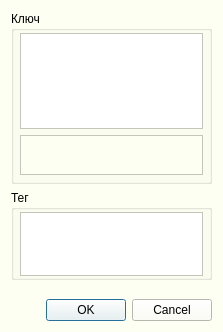
<?xml version="1.0" encoding="UTF-8"?>
<ui version="4.0">
 <class>Dialog</class>
 <widget class="QDialog" name="Dialog">
  <property name="geometry">
   <rect>
    <x>0</x>
    <y>0</y>
    <width>223</width>
    <height>332</height>
   </rect>
  </property>
  <property name="sizePolicy">
   <sizepolicy hsizetype="Expanding" vsizetype="Expanding">
    <horstretch>0</horstretch>
    <verstretch>0</verstretch>
   </sizepolicy>
  </property>
  <property name="maximumSize">
   <size>
    <width>246</width>
    <height>400</height>
   </size>
  </property>
  <property name="palette">
   <palette>
    <active>
     <colorrole role="WindowText">
      <brush brushstyle="SolidPattern">
       <color alpha="255">
        <red>0</red>
        <green>0</green>
        <blue>0</blue>
       </color>
      </brush>
     </colorrole>
     <colorrole role="Button">
      <brush brushstyle="SolidPattern">
       <color alpha="255">
        <red>254</red>
        <green>255</green>
        <blue>243</blue>
       </color>
      </brush>
     </colorrole>
     <colorrole role="Light">
      <brush brushstyle="SolidPattern">
       <color alpha="255">
        <red>255</red>
        <green>255</green>
        <blue>255</blue>
       </color>
      </brush>
     </colorrole>
     <colorrole role="Midlight">
      <brush brushstyle="SolidPattern">
       <color alpha="255">
        <red>254</red>
        <green>255</green>
        <blue>249</blue>
       </color>
      </brush>
     </colorrole>
     <colorrole role="Dark">
      <brush brushstyle="SolidPattern">
       <color alpha="255">
        <red>127</red>
        <green>127</green>
        <blue>121</blue>
       </color>
      </brush>
     </colorrole>
     <colorrole role="Mid">
      <brush brushstyle="SolidPattern">
       <color alpha="255">
        <red>169</red>
        <green>170</green>
        <blue>162</blue>
       </color>
      </brush>
     </colorrole>
     <colorrole role="Text">
      <brush brushstyle="SolidPattern">
       <color alpha="255">
        <red>0</red>
        <green>0</green>
        <blue>0</blue>
       </color>
      </brush>
     </colorrole>
     <colorrole role="BrightText">
      <brush brushstyle="SolidPattern">
       <color alpha="255">
        <red>255</red>
        <green>255</green>
        <blue>255</blue>
       </color>
      </brush>
     </colorrole>
     <colorrole role="ButtonText">
      <brush brushstyle="SolidPattern">
       <color alpha="255">
        <red>0</red>
        <green>0</green>
        <blue>0</blue>
       </color>
      </brush>
     </colorrole>
     <colorrole role="Base">
      <brush brushstyle="SolidPattern">
       <color alpha="255">
        <red>255</red>
        <green>255</green>
        <blue>255</blue>
       </color>
      </brush>
     </colorrole>
     <colorrole role="Window">
      <brush brushstyle="SolidPattern">
       <color alpha="255">
        <red>254</red>
        <green>255</green>
        <blue>243</blue>
       </color>
      </brush>
     </colorrole>
     <colorrole role="Shadow">
      <brush brushstyle="SolidPattern">
       <color alpha="255">
        <red>0</red>
        <green>0</green>
        <blue>0</blue>
       </color>
      </brush>
     </colorrole>
     <colorrole role="AlternateBase">
      <brush brushstyle="SolidPattern">
       <color alpha="255">
        <red>254</red>
        <green>255</green>
        <blue>249</blue>
       </color>
      </brush>
     </colorrole>
     <colorrole role="ToolTipBase">
      <brush brushstyle="SolidPattern">
       <color alpha="255">
        <red>255</red>
        <green>255</green>
        <blue>220</blue>
       </color>
      </brush>
     </colorrole>
     <colorrole role="ToolTipText">
      <brush brushstyle="SolidPattern">
       <color alpha="255">
        <red>0</red>
        <green>0</green>
        <blue>0</blue>
       </color>
      </brush>
     </colorrole>
    </active>
    <inactive>
     <colorrole role="WindowText">
      <brush brushstyle="SolidPattern">
       <color alpha="255">
        <red>0</red>
        <green>0</green>
        <blue>0</blue>
       </color>
      </brush>
     </colorrole>
     <colorrole role="Button">
      <brush brushstyle="SolidPattern">
       <color alpha="255">
        <red>254</red>
        <green>255</green>
        <blue>243</blue>
       </color>
      </brush>
     </colorrole>
     <colorrole role="Light">
      <brush brushstyle="SolidPattern">
       <color alpha="255">
        <red>255</red>
        <green>255</green>
        <blue>255</blue>
       </color>
      </brush>
     </colorrole>
     <colorrole role="Midlight">
      <brush brushstyle="SolidPattern">
       <color alpha="255">
        <red>254</red>
        <green>255</green>
        <blue>249</blue>
       </color>
      </brush>
     </colorrole>
     <colorrole role="Dark">
      <brush brushstyle="SolidPattern">
       <color alpha="255">
        <red>127</red>
        <green>127</green>
        <blue>121</blue>
       </color>
      </brush>
     </colorrole>
     <colorrole role="Mid">
      <brush brushstyle="SolidPattern">
       <color alpha="255">
        <red>169</red>
        <green>170</green>
        <blue>162</blue>
       </color>
      </brush>
     </colorrole>
     <colorrole role="Text">
      <brush brushstyle="SolidPattern">
       <color alpha="255">
        <red>0</red>
        <green>0</green>
        <blue>0</blue>
       </color>
      </brush>
     </colorrole>
     <colorrole role="BrightText">
      <brush brushstyle="SolidPattern">
       <color alpha="255">
        <red>255</red>
        <green>255</green>
        <blue>255</blue>
       </color>
      </brush>
     </colorrole>
     <colorrole role="ButtonText">
      <brush brushstyle="SolidPattern">
       <color alpha="255">
        <red>0</red>
        <green>0</green>
        <blue>0</blue>
       </color>
      </brush>
     </colorrole>
     <colorrole role="Base">
      <brush brushstyle="SolidPattern">
       <color alpha="255">
        <red>255</red>
        <green>255</green>
        <blue>255</blue>
       </color>
      </brush>
     </colorrole>
     <colorrole role="Window">
      <brush brushstyle="SolidPattern">
       <color alpha="255">
        <red>254</red>
        <green>255</green>
        <blue>243</blue>
       </color>
      </brush>
     </colorrole>
     <colorrole role="Shadow">
      <brush brushstyle="SolidPattern">
       <color alpha="255">
        <red>0</red>
        <green>0</green>
        <blue>0</blue>
       </color>
      </brush>
     </colorrole>
     <colorrole role="AlternateBase">
      <brush brushstyle="SolidPattern">
       <color alpha="255">
        <red>254</red>
        <green>255</green>
        <blue>249</blue>
       </color>
      </brush>
     </colorrole>
     <colorrole role="ToolTipBase">
      <brush brushstyle="SolidPattern">
       <color alpha="255">
        <red>255</red>
        <green>255</green>
        <blue>220</blue>
       </color>
      </brush>
     </colorrole>
     <colorrole role="ToolTipText">
      <brush brushstyle="SolidPattern">
       <color alpha="255">
        <red>0</red>
        <green>0</green>
        <blue>0</blue>
       </color>
      </brush>
     </colorrole>
    </inactive>
    <disabled>
     <colorrole role="WindowText">
      <brush brushstyle="SolidPattern">
       <color alpha="255">
        <red>127</red>
        <green>127</green>
        <blue>121</blue>
       </color>
      </brush>
     </colorrole>
     <colorrole role="Button">
      <brush brushstyle="SolidPattern">
       <color alpha="255">
        <red>254</red>
        <green>255</green>
        <blue>243</blue>
       </color>
      </brush>
     </colorrole>
     <colorrole role="Light">
      <brush brushstyle="SolidPattern">
       <color alpha="255">
        <red>255</red>
        <green>255</green>
        <blue>255</blue>
       </color>
      </brush>
     </colorrole>
     <colorrole role="Midlight">
      <brush brushstyle="SolidPattern">
       <color alpha="255">
        <red>254</red>
        <green>255</green>
        <blue>249</blue>
       </color>
      </brush>
     </colorrole>
     <colorrole role="Dark">
      <brush brushstyle="SolidPattern">
       <color alpha="255">
        <red>127</red>
        <green>127</green>
        <blue>121</blue>
       </color>
      </brush>
     </colorrole>
     <colorrole role="Mid">
      <brush brushstyle="SolidPattern">
       <color alpha="255">
        <red>169</red>
        <green>170</green>
        <blue>162</blue>
       </color>
      </brush>
     </colorrole>
     <colorrole role="Text">
      <brush brushstyle="SolidPattern">
       <color alpha="255">
        <red>127</red>
        <green>127</green>
        <blue>121</blue>
       </color>
      </brush>
     </colorrole>
     <colorrole role="BrightText">
      <brush brushstyle="SolidPattern">
       <color alpha="255">
        <red>255</red>
        <green>255</green>
        <blue>255</blue>
       </color>
      </brush>
     </colorrole>
     <colorrole role="ButtonText">
      <brush brushstyle="SolidPattern">
       <color alpha="255">
        <red>127</red>
        <green>127</green>
        <blue>121</blue>
       </color>
      </brush>
     </colorrole>
     <colorrole role="Base">
      <brush brushstyle="SolidPattern">
       <color alpha="255">
        <red>254</red>
        <green>255</green>
        <blue>243</blue>
       </color>
      </brush>
     </colorrole>
     <colorrole role="Window">
      <brush brushstyle="SolidPattern">
       <color alpha="255">
        <red>254</red>
        <green>255</green>
        <blue>243</blue>
       </color>
      </brush>
     </colorrole>
     <colorrole role="Shadow">
      <brush brushstyle="SolidPattern">
       <color alpha="255">
        <red>0</red>
        <green>0</green>
        <blue>0</blue>
       </color>
      </brush>
     </colorrole>
     <colorrole role="AlternateBase">
      <brush brushstyle="SolidPattern">
       <color alpha="255">
        <red>254</red>
        <green>255</green>
        <blue>243</blue>
       </color>
      </brush>
     </colorrole>
     <colorrole role="ToolTipBase">
      <brush brushstyle="SolidPattern">
       <color alpha="255">
        <red>255</red>
        <green>255</green>
        <blue>220</blue>
       </color>
      </brush>
     </colorrole>
     <colorrole role="ToolTipText">
      <brush brushstyle="SolidPattern">
       <color alpha="255">
        <red>0</red>
        <green>0</green>
        <blue>0</blue>
       </color>
      </brush>
     </colorrole>
    </disabled>
   </palette>
  </property>
  <property name="windowTitle">
   <string>Ключи</string>
  </property>
  <layout class="QVBoxLayout" name="verticalLayout_2">
   <item>
    <widget class="QGroupBox" name="groupBox_2">
     <property name="maximumSize">
      <size>
       <width>16777215</width>
       <height>16777215</height>
      </size>
     </property>
     <property name="title">
      <string>Ключ</string>
     </property>
     <layout class="QVBoxLayout" name="verticalLayout">
      <property name="leftMargin">
       <number>6</number>
      </property>
      <property name="topMargin">
       <number>2</number>
      </property>
      <property name="rightMargin">
       <number>6</number>
      </property>
      <property name="bottomMargin">
       <number>6</number>
      </property>
      <item>
       <widget class="QListWidget" name="lstKey">
        <property name="maximumSize">
         <size>
          <width>500</width>
          <height>150</height>
         </size>
        </property>
        <property name="palette">
         <palette>
          <active>
           <colorrole role="Highlight">
            <brush brushstyle="SolidPattern">
             <color alpha="255">
              <red>51</red>
              <green>153</green>
              <blue>255</blue>
             </color>
            </brush>
           </colorrole>
           <colorrole role="HighlightedText">
            <brush brushstyle="SolidPattern">
             <color alpha="255">
              <red>255</red>
              <green>255</green>
              <blue>255</blue>
             </color>
            </brush>
           </colorrole>
          </active>
          <inactive>
           <colorrole role="Highlight">
            <brush brushstyle="SolidPattern">
             <color alpha="255">
              <red>51</red>
              <green>153</green>
              <blue>255</blue>
             </color>
            </brush>
           </colorrole>
           <colorrole role="HighlightedText">
            <brush brushstyle="SolidPattern">
             <color alpha="255">
              <red>255</red>
              <green>255</green>
              <blue>255</blue>
             </color>
            </brush>
           </colorrole>
          </inactive>
          <disabled>
           <colorrole role="Highlight">
            <brush brushstyle="SolidPattern">
             <color alpha="255">
              <red>51</red>
              <green>153</green>
              <blue>255</blue>
             </color>
            </brush>
           </colorrole>
           <colorrole role="HighlightedText">
            <brush brushstyle="SolidPattern">
             <color alpha="255">
              <red>255</red>
              <green>255</green>
              <blue>255</blue>
             </color>
            </brush>
           </colorrole>
          </disabled>
         </palette>
        </property>
        <property name="horizontalScrollBarPolicy">
         <enum>Qt::ScrollBarAlwaysOff</enum>
        </property>
       </widget>
      </item>
      <item>
       <widget class="QTextEdit" name="teVal">
        <property name="enabled">
         <bool>false</bool>
        </property>
        <property name="sizePolicy">
         <sizepolicy hsizetype="Expanding" vsizetype="Fixed">
          <horstretch>0</horstretch>
          <verstretch>0</verstretch>
         </sizepolicy>
        </property>
        <property name="maximumSize">
         <size>
          <width>500</width>
          <height>40</height>
         </size>
        </property>
        <property name="frameShape">
         <enum>QFrame::StyledPanel</enum>
        </property>
        <property name="verticalScrollBarPolicy">
         <enum>Qt::ScrollBarAlwaysOff</enum>
        </property>
        <property name="horizontalScrollBarPolicy">
         <enum>Qt::ScrollBarAlwaysOff</enum>
        </property>
        <property name="readOnly">
         <bool>true</bool>
        </property>
        <property name="html">
         <string>&lt;!DOCTYPE HTML PUBLIC &quot;-//W3C//DTD HTML 4.0//EN&quot; &quot;http://www.w3.org/TR/REC-html40/strict.dtd&quot;&gt;
&lt;html&gt;&lt;head&gt;&lt;meta name=&quot;qrichtext&quot; content=&quot;1&quot; /&gt;&lt;style type=&quot;text/css&quot;&gt;
p, li { white-space: pre-wrap; }
&lt;/style&gt;&lt;/head&gt;&lt;body style=&quot; font-family:'MS Shell Dlg 2'; font-size:8.28319pt; font-weight:400; font-style:normal;&quot;&gt;
&lt;p style=&quot;-qt-paragraph-type:empty; margin-top:12px; margin-bottom:12px; margin-left:0px; margin-right:0px; -qt-block-indent:0; text-indent:0px; font-size:8pt;&quot;&gt;&lt;/p&gt;&lt;/body&gt;&lt;/html&gt;</string>
        </property>
       </widget>
      </item>
     </layout>
    </widget>
   </item>
   <item>
    <widget class="QGroupBox" name="groupBox">
     <property name="maximumSize">
      <size>
       <width>16777215</width>
       <height>90</height>
      </size>
     </property>
     <property name="title">
      <string>Тег</string>
     </property>
     <layout class="QGridLayout" name="gridLayout">
      <property name="leftMargin">
       <number>6</number>
      </property>
      <property name="topMargin">
       <number>2</number>
      </property>
      <property name="rightMargin">
       <number>6</number>
      </property>
      <property name="bottomMargin">
       <number>6</number>
      </property>
      <item row="0" column="0">
       <widget class="QListWidget" name="lstTag">
        <property name="sizePolicy">
         <sizepolicy hsizetype="Expanding" vsizetype="Fixed">
          <horstretch>0</horstretch>
          <verstretch>0</verstretch>
         </sizepolicy>
        </property>
        <property name="minimumSize">
         <size>
          <width>0</width>
          <height>64</height>
         </size>
        </property>
        <property name="maximumSize">
         <size>
          <width>500</width>
          <height>500</height>
         </size>
        </property>
        <property name="palette">
         <palette>
          <active>
           <colorrole role="Highlight">
            <brush brushstyle="SolidPattern">
             <color alpha="255">
              <red>51</red>
              <green>153</green>
              <blue>255</blue>
             </color>
            </brush>
           </colorrole>
           <colorrole role="HighlightedText">
            <brush brushstyle="SolidPattern">
             <color alpha="255">
              <red>255</red>
              <green>255</green>
              <blue>255</blue>
             </color>
            </brush>
           </colorrole>
          </active>
          <inactive>
           <colorrole role="Highlight">
            <brush brushstyle="SolidPattern">
             <color alpha="255">
              <red>51</red>
              <green>153</green>
              <blue>255</blue>
             </color>
            </brush>
           </colorrole>
           <colorrole role="HighlightedText">
            <brush brushstyle="SolidPattern">
             <color alpha="255">
              <red>255</red>
              <green>255</green>
              <blue>255</blue>
             </color>
            </brush>
           </colorrole>
          </inactive>
          <disabled>
           <colorrole role="Highlight">
            <brush brushstyle="SolidPattern">
             <color alpha="255">
              <red>51</red>
              <green>153</green>
              <blue>255</blue>
             </color>
            </brush>
           </colorrole>
           <colorrole role="HighlightedText">
            <brush brushstyle="SolidPattern">
             <color alpha="255">
              <red>255</red>
              <green>255</green>
              <blue>255</blue>
             </color>
            </brush>
           </colorrole>
          </disabled>
         </palette>
        </property>
       </widget>
      </item>
     </layout>
    </widget>
   </item>
   <item>
    <spacer name="verticalSpacer_2">
     <property name="orientation">
      <enum>Qt::Vertical</enum>
     </property>
     <property name="sizeType">
      <enum>QSizePolicy::Minimum</enum>
     </property>
     <property name="sizeHint" stdset="0">
      <size>
       <width>200</width>
       <height>13</height>
      </size>
     </property>
    </spacer>
   </item>
   <item>
    <widget class="QDialogButtonBox" name="buttonBox">
     <property name="maximumSize">
      <size>
       <width>500</width>
       <height>27</height>
      </size>
     </property>
     <property name="orientation">
      <enum>Qt::Horizontal</enum>
     </property>
     <property name="standardButtons">
      <set>QDialogButtonBox::Cancel|QDialogButtonBox::Ok</set>
     </property>
     <property name="centerButtons">
      <bool>false</bool>
     </property>
    </widget>
   </item>
  </layout>
 </widget>
 <resources/>
 <connections>
  <connection>
   <sender>buttonBox</sender>
   <signal>accepted()</signal>
   <receiver>Dialog</receiver>
   <slot>accept()</slot>
   <hints>
    <hint type="sourcelabel">
     <x>248</x>
     <y>254</y>
    </hint>
    <hint type="destinationlabel">
     <x>157</x>
     <y>274</y>
    </hint>
   </hints>
  </connection>
  <connection>
   <sender>buttonBox</sender>
   <signal>rejected()</signal>
   <receiver>Dialog</receiver>
   <slot>reject()</slot>
   <hints>
    <hint type="sourcelabel">
     <x>316</x>
     <y>260</y>
    </hint>
    <hint type="destinationlabel">
     <x>286</x>
     <y>274</y>
    </hint>
   </hints>
  </connection>
  <connection>
   <sender>lstKey</sender>
   <signal>itemDoubleClicked(QListWidgetItem*)</signal>
   <receiver>Dialog</receiver>
   <slot>accept()</slot>
   <hints>
    <hint type="sourcelabel">
     <x>110</x>
     <y>74</y>
    </hint>
    <hint type="destinationlabel">
     <x>110</x>
     <y>162</y>
    </hint>
   </hints>
  </connection>
  <connection>
   <sender>lstTag</sender>
   <signal>itemDoubleClicked(QListWidgetItem*)</signal>
   <receiver>Dialog</receiver>
   <slot>accept()</slot>
   <hints>
    <hint type="sourcelabel">
     <x>110</x>
     <y>234</y>
    </hint>
    <hint type="destinationlabel">
     <x>110</x>
     <y>162</y>
    </hint>
   </hints>
  </connection>
 </connections>
</ui>
